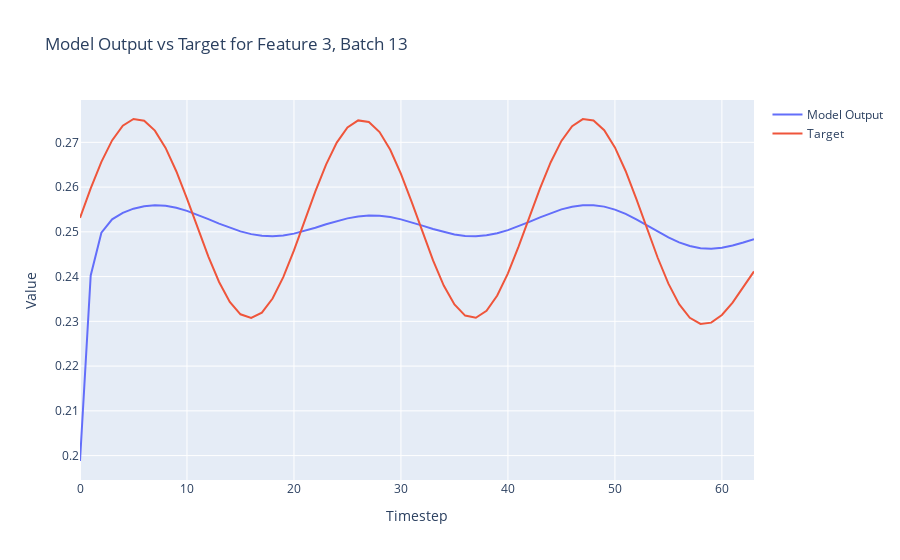

This figure's notebook cell:
### Code cell
import plotly.graph_objects as go

def plot_model_output_vs_target(model_outputs, targets, batch_index=0, feature_index=0):
    # Extract the specified feature for the given batch from both the model outputs and targets
    model_output_series = model_outputs[batch_index, :, feature_index].detach().numpy()
    target_series = targets[batch_index, :, feature_index].numpy()
    
    # Create a range for the x-axis (timesteps)
    timesteps = list(range(model_output_series.shape[0]))
    
    # Create traces
    model_trace = go.Scatter(x=timesteps, y=model_output_series, mode='lines', name='Model Output')
    target_trace = go.Scatter(x=timesteps, y=target_series, mode='lines', name='Target')
    
    # Create the figure and add traces
    fig = go.Figure()
    fig.add_trace(model_trace)
    fig.add_trace(target_trace)
    
    # Add title and labels
    fig.update_layout(title=f'Model Output vs Target for Feature {feature_index}, Batch {batch_index}',
                      xaxis_title='Timestep',
                      yaxis_title='Value')
    
    # Show the figure
    fig.show()

# Assuming `y` and `Y` are your model outputs and targets, respectively
# Adjust batch_index and feature_index as needed
plot_model_output_vs_target(outputs, Y, batch_index=13, feature_index=3)

### Figure 1 — Plotly figure (JSON) as saved in the notebook; plotly's stock layout.template omitted (floating-point values rounded to 4 significant figures)
{"data": [{"mode": "lines", "name": "Model Output", "type": "scatter", "x": [0, 1, 2, 3, 4, 5, 6, 7, 8, 9, 10, 11, 12, 13, 14, 15, 16, 17, 18, 19, 20, 21, 22, 23, 24, 25, 26, 27, 28, 29, 30, 31, 32, 33, 34, 35, 36, 37, 38, 39, 40, 41, 42, 43, 44, 45, 46, 47, 48, 49, 50, 51, 52, 53, 54, 55, 56, 57, 58, 59, 60, 61, 62, 63], "y": [0.1988, 0.2403, 0.2498, 0.2528, 0.2542, 0.2552, 0.2557, 0.2559, 0.2558, 0.2554, 0.2547, 0.2538, 0.2528, 0.2518, 0.2509, 0.2501, 0.2495, 0.2491, 0.249, 0.2492, 0.2496, 0.2502, 0.2509, 0.2517, 0.2524, 0.253, 0.2534, 0.2536, 0.2536, 0.2533, 0.2528, 0.2521, 0.2514, 0.2506, 0.2499, 0.2494, 0.2491, 0.249, 0.2492, 0.2497, 0.2504, 0.2513, 0.2522, 0.2532, 0.2542, 0.255, 0.2556, 0.256, 0.256, 0.2556, 0.255, 0.254, 0.2528, 0.2514, 0.2501, 0.2487, 0.2476, 0.2468, 0.2463, 0.2462, 0.2464, 0.2469, 0.2476, 0.2484]}, {"mode": "lines", "name": "Target", "type": "scatter", "x": [0, 1, 2, 3, 4, 5, 6, 7, 8, 9, 10, 11, 12, 13, 14, 15, 16, 17, 18, 19, 20, 21, 22, 23, 24, 25, 26, 27, 28, 29, 30, 31, 32, 33, 34, 35, 36, 37, 38, 39, 40, 41, 42, 43, 44, 45, 46, 47, 48, 49, 50, 51, 52, 53, 54, 55, 56, 57, 58, 59, 60, 61, 62, 63], "y": [0.2531, 0.2597, 0.2656, 0.2704, 0.2737, 0.2752, 0.2748, 0.2726, 0.2688, 0.2635, 0.2574, 0.2509, 0.2445, 0.2388, 0.2344, 0.2316, 0.2307, 0.232, 0.2351, 0.2399, 0.2459, 0.2524, 0.259, 0.265, 0.2699, 0.2733, 0.2749, 0.2746, 0.2723, 0.2683, 0.263, 0.2567, 0.25, 0.2436, 0.238, 0.2338, 0.2313, 0.2308, 0.2324, 0.2358, 0.2407, 0.2467, 0.2532, 0.2597, 0.2655, 0.2703, 0.2736, 0.2752, 0.2749, 0.2727, 0.2689, 0.2636, 0.2574, 0.2507, 0.2442, 0.2384, 0.2338, 0.2308, 0.2294, 0.2297, 0.2314, 0.2342, 0.2376, 0.2412]}], "layout": {"title": {"text": "Model Output vs Target for Feature 3, Batch 13"}, "xaxis": {"title": {"text": "Timestep"}}, "yaxis": {"title": {"text": "Value"}}}}
